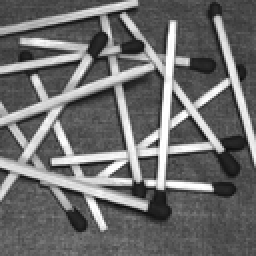
%> input picture visual2/someImages/Fosforos.tif, 128 x 128 px, shrunk from 558 x 558 before the run (shown 2 times larger)
$ octave ex2.m   (GNU Octave 9; MATLAB toolbox functions it lacks are replaced by stand-ins)
%> lines starting %> are read from the running program, lines starting %| are printed output that depends on the picture; in (x1, y1, x2, y2) boxes, pixels count from 0 and x2, y2 are one past the last pixel; in counts of white or black regions, pixels touching at a corner belong together; the program's own positions count from 1
### visual2/code/splitmerge.m
function g = splitmerge(f, mindim, fun)

    Q=2^nextpow2(max(size(f)));
    [M, N]=size(f);
    f=padarray(f, [Q - M, Q - N], 'post');

    % Perform splitting first
    Z=qtdecomp(f, @split_test, mindim, fun);
    % Then perform mergin by looking at each quadregion and setting
    % all its elements to 1 if the lock statisfies the defined predicate function

    % First, get the size of the largest block. Useful because Z is sparse.
    Lmax=full(max(Z(:)));
    % Next, sset the output image initially to all zeros. The MARKER
    % array i sused later to establish connectivity.
    g=zeros(size(f));
    MARKER=zeros(size(f));

    % Begin the mergin stage
    for K = 1:Lmax
        [vals, r, c]=qtgetblk(f, Z, K);
        if ~isempty(vals)
            % Check the predicate for each of the regions of size K-by-K
            % with coordinates given by vectors r and c.
            for I=1:length(r)
                xlow=r(I); ylow=c(I);
                xhigh=xlow+K-1;
                yhigh=ylow+K-1;
                region=f(xlow:xhigh, ylow:yhigh);
                flag=fun(region);
                if flag
                    g(xlow:xhigh, ylow:yhigh)=1;
                    MARKER(xlow, ylow)=1;
                end
            end
        end
    end
    g=bwlabel(imreconstruct(MARKER,g));
    g=g(1:M, 1:N);
end

function v=split_test(B, mindim, fun)
    k=size(B,3);
    v(1:k)=false;
    for I=1:k
        quadregion=B(:,:,I);
        if size(quadregion, 1)<= mindim
            v(I)=false;
            continue
        end
        flag=fun(quadregion);
        if flag
            v(I)=true;
        end
    end
end

### visual2/code/ex2.m
clear; close all;

IMAGE_FILE = "../someImages/Fosforos.tif";

A = imread(IMAGE_FILE);
%> A is the input picture: size 128x128 uint8; min 11, max 255, mean 109.5
figure; imshow(A);

segmentedImage = splitmerge(A, 2, @eval);
%> the loop in split_test, `for I=1:k` made 1 pass
%> flag on pass 1: true
%> the loop in split_test (call 2), `for I=1:k` made 4 passes
%> pass 1, in split_test (call 2), `quadregion=B(:,:,I);`:
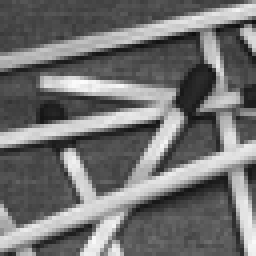
%> quadregion: size 64x64 double (shown 4 times larger); min 15, max 253, mean 112.8
%> pass 3, in split_test (call 2), `quadregion=B(:,:,I);`:
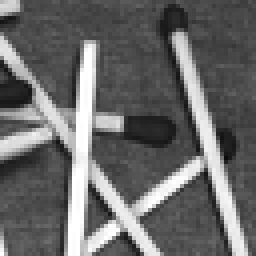
%> quadregion: size 64x64 double (shown 4 times larger); min 11, max 255, mean 105.1
%> after the loop in split_test (call 2), `for I=1:k`: v = [true true true true]
%> the loop in split_test (call 3), `for I=1:k` made 16 passes
%> pass 1, in split_test (call 3), `quadregion=B(:,:,I);`:
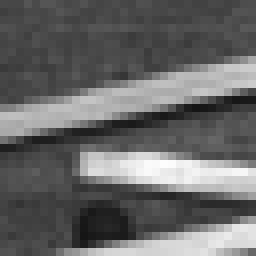
%> quadregion: size 32x32 double (shown 8 times larger); min 21, max 253, mean 103.2
%> after the loop in split_test (call 3), `for I=1:k`: v = [true true true true true true true true true true true true true true true true]
%> the loop in splitmerge, `for K = 1:Lmax` made 16 passes
%> after the loop in splitmerge, `for K = 1:Lmax`:
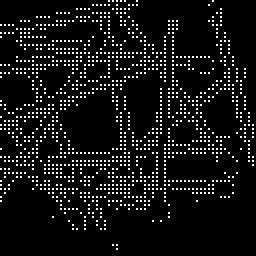
%> MARKER: size 128x128 double (shown 2 times larger); values 0 (black) and 1 (white), 7.6% white in thin lines or dots
%> after the loop in splitmerge, `for K = 1:Lmax`:
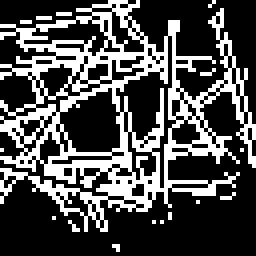
%> g: size 128x128 double (shown 2 times larger); values 0 (black) and 1 (white), 30.3% white; 16 white regions (15 under 20 px), largest, box (x1, y1, x2, y2) and area: (0, 0, 128, 116) 4820
%> in splitmerge, `g=bwlabel(imreconstruct(MARKER,g));`:
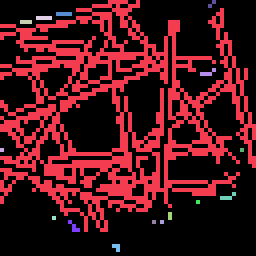
%> g: size 128x128 double (shown 2 times larger); 17 distinct labels, from 0 to 16; one colour per label, 0 black

disp("Segments found: ");
disp(length(unique(segmentedImage)))
%| 17

figure; imshow(labeloverlay(A, segmentedImage))
%> after `imshow(labeloverlay(A, segmentedImage))`:
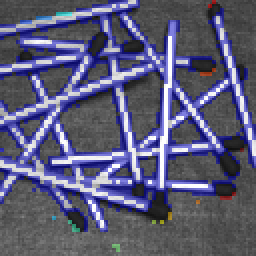
%> displayed picture: size 128x128x3, on the screen's scale of 0 to 255 (shown 2 times larger); mean R, G, B 90.5, 90.6, 118.6

function a = eval(region)
    sd = std2(region);
    m = mean2(region);

    a = (sd > 10) & ((m > 80/255) | (m < 40/255));
end
